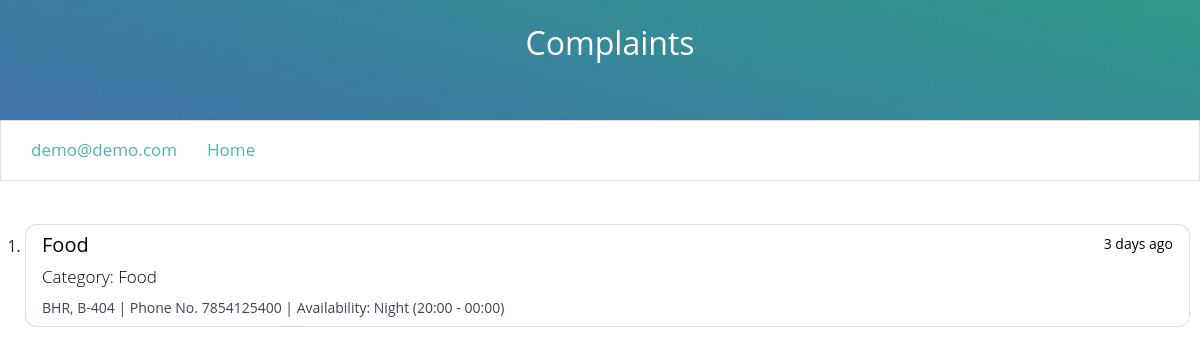
The app's page /status.php (signed in) with its own data.
### tables this page shows
CREATE TABLE `cmp_log` (
  `id` int(11) NOT NULL,
  `name` varchar(50) NOT NULL,
  `email` varchar(80) NOT NULL,
  `phone no` varchar(10) NOT NULL,
  `complain` varchar(300) NOT NULL,
  `ref_no` int(100) NOT NULL,
  `nameOfHostel` VARCHAR(100) NOT NULL ,
`CategoryOfIssue` VARCHAR(100) NOT NULL ,
`address` VARCHAR(100) NOT NULL ,
`availability` VARCHAR(100) NOT NULL 

);

### status.php (the view, shortened to what this page needs)
<?php
require './core/config1.php';
?>
<!DOCTYPE html>
<html>
<head>
  <link href="https://cdn.jsdelivr.net/npm/bootstrap@5.2.1/dist/css/bootstrap.min.css" rel="stylesheet">
  <link rel="stylesheet" href="./files/css/custom.css">
</head>
<body>
  <div class="animated fadeIn">
    <div class="cover user text-center" style="height:120px;">
      <br>
      <h2>Complaints</h2>
    </div>
    <?php require 'nav-profile.php'; ?>
    <div class="col-md-auto">
      <div class="col-lg-12">
        <?php
        $email = $_SESSION['email'];
        $result = mysqli_query($conn,"SELECT * FROM `cmp_log` WHERE email='$email'");
        ?>
        <br><br><br><br>
        <br><br>
        <br>
        <br><br>
        <div class="list-group" style="margin-right:10px;">
          <ol style="padding-left:25px">
            <?php
while ($data = mysqli_fetch_array($result)) {
              echo '<li>';
              echo "<a href='status-view.php?ref=$data[ref_no]' data-bs-toggle='popover' data-bs-trigger='hover focus' title='Complain' data-bs-content='$data[complain]' class='list-group-item list-group-item-action' aria-current='true' style='color:black; border-radius:12px'>";
              echo '<div class="d-flex w-100 justify-content-between">';
              echo '<h5 class="mb-1">';
              echo $data['CategoryOfIssue'];
              echo '</h5>';
              echo '<small>3 days ago</small>';
              echo '</div>';
              echo "<p class='mb-1'>Category: $data[CategoryOfIssue]</p>";
              echo '<div class="d-flex justify-content-between">';
              echo "<small style='color:#37474f'>$data[nameOfHostel], $data[address] | Phone No. ";
              echo $data['phone no'];
              echo " | Availability: $data[availability]</small>";
              echo '</div>';
              echo "</a>";
              echo '</li>';
              echo "<br>";
            }
            ?>
          </ol>
        </div>
        <br><br><br><br><br><br><br><br><br><br><br><br>
      </div>
    </div>
  </div>
</body>
</html>

### files/css/custom.css (style rules this page uses)
body { font-family:"Gotham A", Gotham, "Gotham SSm A", "Gotham SSm B", "Gotham SSm", "Proxima Nova", "Open Sans", "Helvetica Neue", Helvetica, Arial, sans-serif; font-weight: normal; }
a,a:hover,a:focus,a:visited { color:#4db6ac; text-decoration: none!important; outline: 0px!important; }
a:-webkit-any-link { text-decoration: none!important; }
.col-lg-12 p { font-size: 17px!important; }
.cover { width:100%; height: 260px; background: #4db6ac url('../img/admin.jpg'); background-position: center center; background-size: cover; position: relative; float: left; z-index: 999; color: #fff; }
.cover > h2 { color: #fff; }
p { font-weight: lighter!important; font-size: 19px!important; line-height: 32px; }
h2 { padding-left: 20px; }
.animated { animation-duration: 1s; animation-fill-mode: both; }
.fadeIn { animation-name: fadeIn; }

### records on screen
cmp_log: CategoryOfIssue "Food", nameOfHostel "BHR", address "B-404", phone no "7854125400", availability "Night (20:00 - 00:00)"

### other values on screen
$_SESSION['email'] "demo@demo.com"
